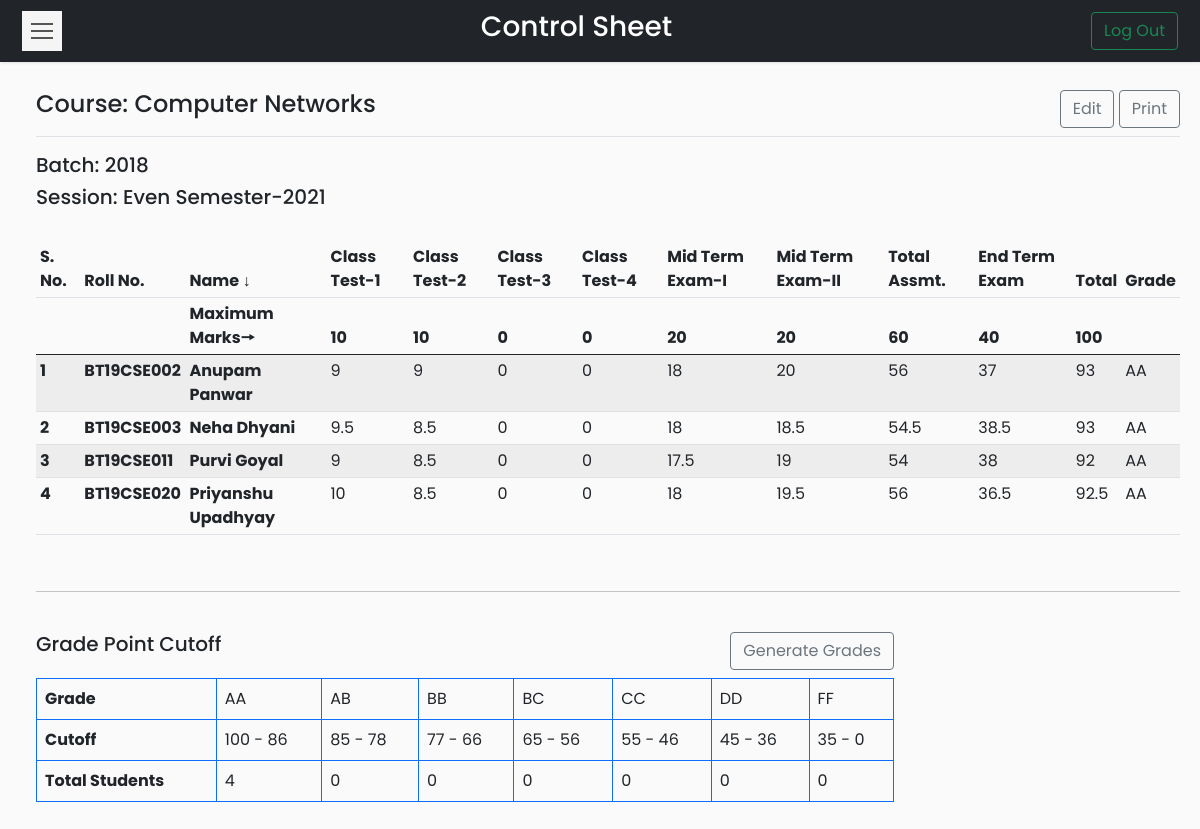
Screenshot of /Codes/coursetable.php?course=CSL-255 (signed in) with the database file from the repository.
### tables this page shows
CREATE TABLE `courses` (
  `id` int(11) NOT NULL,
  `course_name` varchar(50) NOT NULL,
  `course_code` varchar(20) NOT NULL,
  `semester` varchar(25) NOT NULL,
  `batch` varchar(20) NOT NULL
);

CREATE TABLE `controlsheet` (
  `course_code` varchar(20) NOT NULL,
  `roll_no` varchar(20) NOT NULL,
  `name` varchar(50) NOT NULL,
  `class_test_1` float NOT NULL DEFAULT 0,
  `class_test_2` float NOT NULL DEFAULT 0,
  `class_test_3` float NOT NULL DEFAULT 0,
  `class_test_4` float NOT NULL DEFAULT 0,
  `mid_term_1` float NOT NULL DEFAULT 0,
  `mid_term_2` float NOT NULL DEFAULT 0,
  `total_assesment` float NOT NULL DEFAULT 0,
  `end_term` float NOT NULL DEFAULT 0,
  `total_marks` float NOT NULL DEFAULT 0,
  `grade` varchar(5) NOT NULL
);

CREATE TABLE `gradewindow` (
  `course_code` varchar(20) NOT NULL,
  `grade` varchar(5) NOT NULL,
  `lower_cutoff` float NOT NULL,
  `upper_cutoff` float NOT NULL,
  `no_of_students` int(5) NOT NULL
);

### Codes/coursetable.php (the view, shortened to what this page needs)
<?php
if (isset($_SESSION['id'])) {
?>
    <!DOCTYPE html>
    <html>
    <head>
        <link rel="stylesheet" href="css/bootstrap.min.css">
        <link rel="stylesheet" href="css/custom.css">
        <?php
        require_once __DIR__ . '\connection\connect.php';
        if (isset($_GET['course'])) {
            $cd = $_GET['course'];
        } else {
            header('Location: dashboard.php?error=ERROR OCCURRED');
            exit();
        }
        ?>
    </head>
    <body>
        <nav class="navbar navbar-light bg-dark">
            <div class="container-fluid">
                <button type="button" id="sidebarCollapse" class="navbar-btn">
                    <span></span>
                    <span></span>
                    <span></span>
                </button>
                <span class="text-white h3">Control Sheet</span>
                <form class="d-flex">
                    <a href="logout.php">
                        <button class="btn btn-outline-success" type="button">Log Out</button>
                    </a>
                </form>
            </div>
        </nav>
        <div class="wrapper">
            <div id="content">
                <?php
                $sql = "SELECT course_name, semester, batch FROM courses WHERE course_code='$cd'";
                $result = $conn->query($sql);
                $row = $result->fetch_assoc();
                $cn = $row['course_name'];
                ?>
                <main class="col-md-auto ms-sm-3 col-lg-auto px-md-auto" id="printableTable">
                    <div class="d-flex justify-content-between flex-wrap flex-md-nowrap align-items-center pt-2 pb-2 mb-3 border-bottom btn-toolbar mb-3" role="toolbar" aria-label="Toolbar with button groups">
                        <h4 class="h4"><?php echo "Course: " . $cn ?></h4>
                        <div class="d-grid gap-2 d-md-block" role="group" aria-label="First group">
                            <a type="button" class="btn btn-outline-secondary" href="edit.php?course=<?php echo $cd ?>">Edit</a>
                            <a type="button" class="btn btn-outline-secondary" target="_blank" href="print.php?course=<?php echo $cd ?>">Print</a>
                        </div>
                    </div>
                    <h5>Batch: <?php echo $row['batch']; ?></h5>
                    <h5>Session: <?php echo $row['semester']; ?></h5>
                    <br>
                    <div class="table-responsive">
                        <table class="table table-striped table-sm">
                            <thead>
                                <tr>
                                    <th>S. No.</th>
                                    <th>Roll No.</th>
                                    <th>Name ↓</th>
                                    <th>Class Test-1</th>
                                    <th>Class Test-2</th>
                                    <th>Class Test-3</th>
                                    <th>Class Test-4</th>
                                    <th>Mid Term Exam-I</th>
                                    <th>Mid Term Exam-II</th>
                                    <th>Total Assmt.</th>
                                    <th>End Term Exam</th>
                                    <th>Total</th>
                                    <th>Grade</th>
                                </tr>
                                <tr>
                                    <th></th>
                                    <th></th>
                                    <?php
                                    $sql = "SELECT * FROM controlsheet WHERE course_code='$cd'";
                                    $result = $conn->query($sql);
                                    if ($row = $result->fetch_assoc()) {
                                    ?>
                                        <th>Maximum Marks🠖</th>
                                        <th><?php echo $row['class_test_1']; ?></th>
                                        <th><?php echo $row['class_test_2']; ?></th>
                                        <th><?php echo $row['class_test_3']; ?></th>
                                        <th><?php echo $row['class_test_4']; ?></th>
                                        <th><?php echo $row['mid_term_1']; ?></th>
                                        <th><?php echo $row['mid_term_2']; ?></th>
                                        <th><?php echo $row['total_assesment']; ?></th>
                                        <th><?php echo $row['end_term']; ?></th>
                                        <th><?php echo $row['total_marks']; ?></th>
                                        <th><?php echo $row['grade']; ?></th>
                                    <?php } ?>
                                </tr>
                            </thead>
                            <tbody>
                                <?php
                                $i = 1;
                                while ($row = $result->fetch_assoc()) { ?>
                                    <tr>
                                        <td><strong><?php echo $i++; ?></strong></td>
                                        <td><strong><?php echo $row['roll_no']; ?></strong></td>
                                        <td><strong><?php echo $row['name']; ?></strong></td>
                                        <td><?php echo $row['class_test_1']; ?></td>
                                        <td><?php echo $row['class_test_2']; ?></td>
                                        <td><?php echo $row['class_test_3']; ?></td>
                                        <td><?php echo $row['class_test_4']; ?></td>
                                        <td><?php echo $row['mid_term_1']; ?></td>
                                        <td><?php echo $row['mid_term_2']; ?></td>
                                        <td><?php echo $row['total_assesment']; ?></td>
                                        <td><?php echo $row['end_term']; ?></td>
                                        <td><?php echo $row['total_marks']; ?></td>
                                        <td><?php echo $row['grade']; ?></td>
                                    </tr>
                                <?php } ?>
                            </tbody>
                        </table>
                    </div>
                    <br>
                    <hr>
                    <br>
                    <div class="table-responsive grade">
                        <div class="sameline grades">
                            <div class="text-start h5">Grade Point Cutoff</div>
                            <a class="btn btn-outline-secondary mb-2" href="generate.php?course=<?php echo $cd ?>">Generate Grades</a>
                        </div>
                        <table class="table table-bordered border-primary grades">
                            <thead>
                                <tr>
                                    <td><strong>Grade</strong></td>
                                    <?php
                                    $sql = "SELECT grade FROM gradewindow WHERE course_code='$cd' ORDER BY grade";
                                    $result = $conn->query($sql);
                                    while ($row = $result->fetch_assoc()) {
                                    ?>
                                        <td><?php echo $row['grade'];
                                        } ?></td>
                                </tr>
                            </thead>
                            <tbody>
                                <tr>
                                    <td scope="row"><strong>Cutoff</strong></td>
                                    <?php
                                    $sql = "SELECT grade,lower_cutoff,upper_cutoff FROM gradewindow WHERE course_code='$cd' ORDER BY grade";
                                    $result = $conn->query($sql);
                                    while ($row = $result->fetch_assoc()) {
                                    ?>
                                        <td scope="row"><?php echo $row['upper_cutoff']; ?> - <?php echo $row['lower_cutoff']; ?></td>
                                        <?php } ?>
                                </tr>
                                <tr>
                                    <td><strong>Total Students</strong></td>
                                    <?php
                                    $sql = "SELECT grade,no_of_students FROM gradewindow WHERE course_code='$cd' ORDER BY grade";
                                    $result = $conn->query($sql);
                                    while ($row = $result->fetch_assoc()) {
                                    ?>
                                        <td scope="row"><?php echo $row['no_of_students']; ?></td>
                                        <?php } ?>
                                </tr>
                            </tbody>
                        </table>
                    </div>
                </main>
            </div>
        </div>
    <?php
} else {
    header('Location: index.php?error=INVALID REQUEST');
    exit();
}
    ?>
    </body>
    </html>

### Codes/css/custom.css (style rules this page uses)
body { font-family: 'Poppins', sans-serif; background: #fafafa; }
a, a:hover, a:focus { color: inherit; text-decoration: none; transition: all 0.3s; }
.navbar { padding: 10px 10px; background: #fff; border: none; border-radius: 5; margin-bottom: 0px; box-shadow: 1px 1px 3px rgba(0, 0, 0, 0.1); }
.navbar-btn { box-shadow: none; outline: none !important; border: none; }
.wrapper { display: flex; width: 100%; align-items: stretch; perspective: 1500px; }
.grades { width:75%; }
.sameline { display: flex; justify-content: space-between; }
#content { width: 100%; padding: 20px; min-height: 100vh; transition: all 0.3s; }
#sidebarCollapse { width: 40px; height: 40px; background: #f5f5f5; cursor: pointer; }
#sidebarCollapse span { width: 80%; height: 2px; margin: 0 auto; display: block; background: #555; transition: all 0.8s cubic-bezier(0.810, -0.330, 0.345, 1.375); transition-delay: 0.2s; }
#sidebarCollapse span:first-of-type { transform: rotate(45deg) translate(2px, 2px); }
#sidebarCollapse span:nth-of-type(2) { opacity: 0; }
#sidebarCollapse span:last-of-type { transform: rotate(-45deg) translate(1px, -1px); }
@media (max-width: 10000px) { #sidebarCollapse span:first-of-type, #sidebarCollapse span:nth-of-type(2), #sidebarCollapse span:last-of-type { transform: none; opacity: 1; margin: 5px auto; } }

### rows the page displays
courses: course_name "Computer Networks", batch "2018", semester "Even Semester-2021"
controlsheet: class_test_1 "10", class_test_2 "10", class_test_3 "0", class_test_4 "0", mid_term_1 "20", mid_term_2 "20", total_assesment "60", end_term "40", total_marks "100"
controlsheet: roll_no "BT19CSE002", name "Anupam Panwar", class_test_1 "9", class_test_2 "9", class_test_3 "0", class_test_4 "0", mid_term_1 "18", mid_term_2 "20", total_assesment "56", end_term "37", total_marks "93", grade "AA"
controlsheet: roll_no "BT19CSE003", name "Neha Dhyani", class_test_1 "9.5", class_test_2 "8.5", class_test_3 "0", class_test_4 "0", mid_term_1 "18", mid_term_2 "18.5", total_assesment "54.5", end_term "38.5", total_marks "93", grade "AA"
controlsheet: roll_no "BT19CSE011", name "Purvi Goyal", class_test_1 "9", class_test_2 "8.5", class_test_3 "0", class_test_4 "0", mid_term_1 "17.5", mid_term_2 "19", total_assesment "54", end_term "38", total_marks "92", grade "AA"
controlsheet: roll_no "BT19CSE020", name "Priyanshu Upadhyay", class_test_1 "10", class_test_2 "8.5", class_test_3 "0", class_test_4 "0", mid_term_1 "18", mid_term_2 "19.5", total_assesment "56", end_term "36.5", total_marks "92.5", grade "AA"
gradewindow: grade "AA", upper_cutoff "100", lower_cutoff "86", no_of_students "4"
gradewindow: grade "AB", upper_cutoff "85", lower_cutoff "78", no_of_students "0"
gradewindow: grade "BB", upper_cutoff "77", lower_cutoff "66", no_of_students "0"
gradewindow: grade "BC", upper_cutoff "65", lower_cutoff "56", no_of_students "0"
gradewindow: grade "CC", upper_cutoff "55", lower_cutoff "46", no_of_students "0"
gradewindow: grade "DD", upper_cutoff "45", lower_cutoff "36", no_of_students "0"
gradewindow: grade "FF", upper_cutoff "35", lower_cutoff "0", no_of_students "0"
